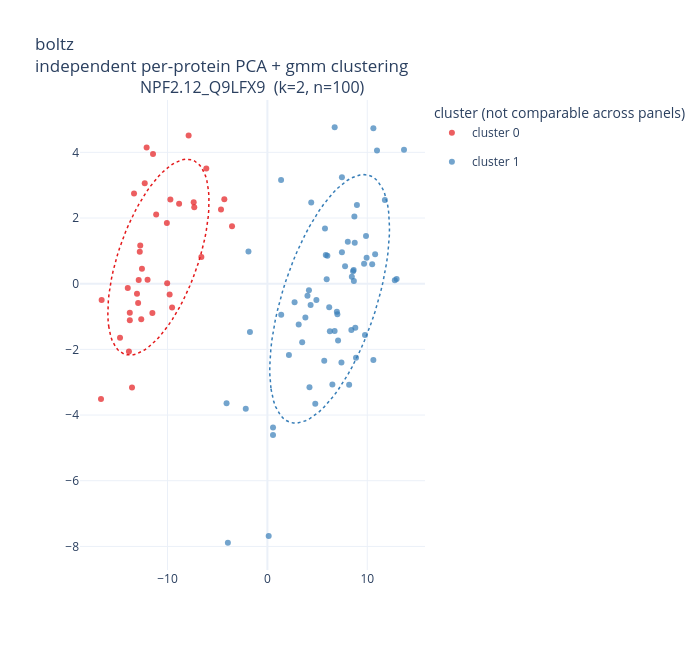

The cell this chart's notebook holds for it:
### Markdown cell above
### `boltz`

Boltz-2 (MIT) -- open, AF3-style diffusion model with an additional binding-affinity head.

### Code cell
plot_backend_clustering("boltz")
